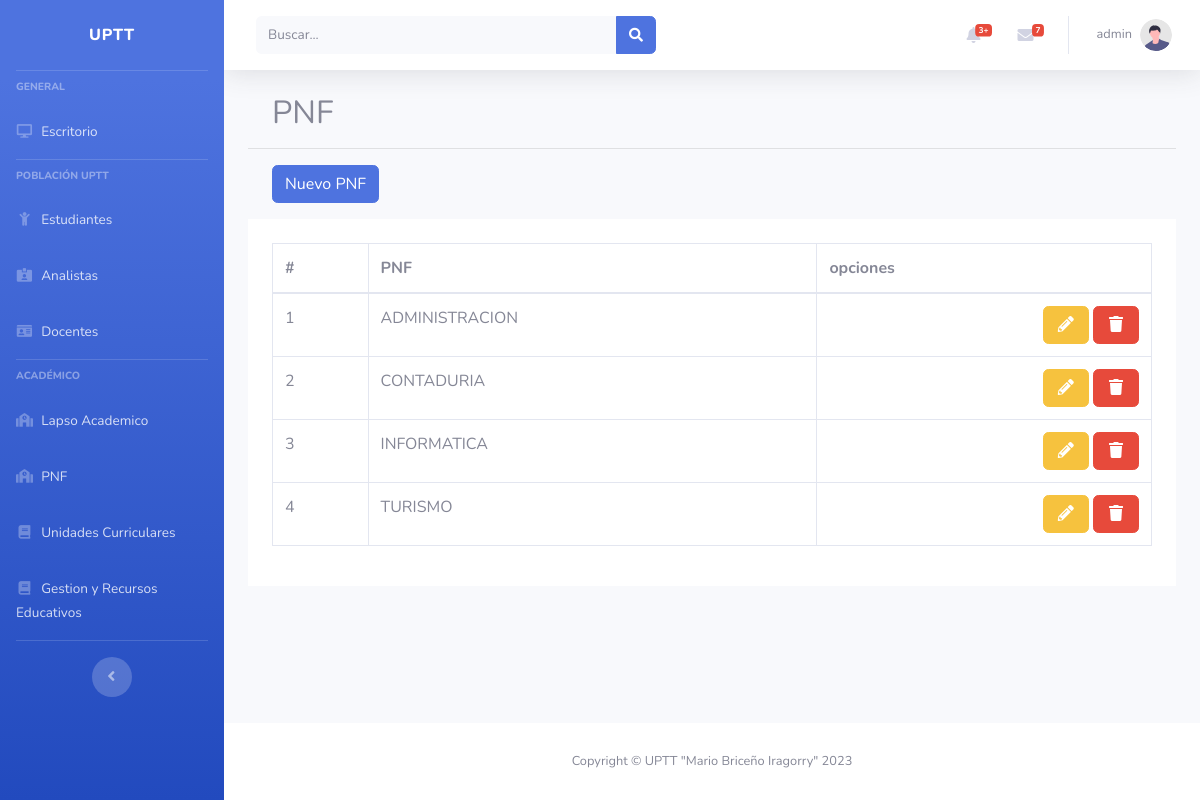
Page /?route=pnf&method=index (signed in) on the committed database.
### tables this page shows
CREATE TABLE `pnf` (
  `id` int(11) NOT NULL,
  `descripcion` varchar(255) DEFAULT NULL
);

### app/controllers/pnfController.php (called while the page is built, shortened)
<?php
require_once($_SERVER['DOCUMENT_ROOT']."/php/uptt-project/app/models/pnf.php");
class PNFController{
    private $model;
    public function __construct()
    {
        $this->model = new PNF();
    }
    public function index()
    {
        $rows = $this->model->get();
        include('app/views/pnf_folder/index.php');
    }
}

### app/db/db.php (called while the page is built)
<?php
class BDConexion{
    private $host = "localhost";
    private $user = "root";
    private $pass = "";
    private $db = "uptt";
    public function __construct(){
        try {
            $pdo = new PDO("mysql:host=$this->host;dbname=$this->db", $this->user, $this->pass);
            $pdo->setAttribute(PDO::ATTR_ERRMODE, PDO::ERRMODE_EXCEPTION);
            return $pdo;
        } catch (PDOException $e) {
            echo "La conexión ha fallado: " . $e->getMessage();
        }
    }
}

### app/models/pnf.php (called while the page is built, shortened)
<?php
require_once($_SERVER['DOCUMENT_ROOT']."/php/uptt-project/app/db/db.php");
class PNF extends BDConexion{
    public $conn;
    public function __construct(){
        $this->conn = parent::__construct();
    }
    public function get(){
        $data = [];
        $sql = "SELECT * FROM pnf WHERE 1";
        $pdo = $this->conn->prepare($sql);
        if($pdo->execute()){
            if($pdo->rowCount() > 0){
                while ($row = $pdo->fetch(PDO::FETCH_ASSOC)) {
                    $data[] = $row;
                }
            }
            return $data;
        }
    }
}

### app/views/pnf_folder/index.php (the view, shortened to what this page needs)
<?php include($_SERVER['DOCUMENT_ROOT']."/php/uptt-project/app/views/partials/header.php");?>
<section class="container">
	<h2>PNF</h2>
</section>
<hr>
<section class="container">
	<a href="?route=pnf&method=create" class="btn btn-primary">Nuevo PNF</a>
</section>
<section class="container p-4 bg-white">
	<table class="table table-bordered">
		<thead>
			<th>#</th>
			<th>PNF</th>
			<th>opciones</th>
		</thead>
		<tbody id="tb-tables">
			<?php if (!empty($rows)){ ?>
			<?php 	foreach($rows as $key){ ?>
					<tr>
						<td><?php echo $key['id']; ?></td>
						<td><?php echo $key['descripcion']; ?></td>
						<td class="text-right">
							<a href="?route=pnf&method=edit&id=<?php echo $key['id']; ?>" class="btn btn-warning"><i class="fas fa-fw fa-pencil-alt"></i></a>
							<a href="?route=pnf&method=destroy&id=<?php echo $key['id']; ?>" class="btn btn-danger"><i class="fas fa-fw fa-trash"></i></a>
						</td>
					</tr>
			<?php 	}?>
			<?php } ?>
		</tbody>
	</table>
</section>
<?php include($_SERVER['DOCUMENT_ROOT']."/php/uptt-project/app/views/partials/footer.php");?>

### rows in the picture
pnf: id "1", descripcion "ADMINISTRACION"
pnf: id "2", descripcion "CONTADURIA"
pnf: id "3", descripcion "INFORMATICA"
pnf: id "4", descripcion "TURISMO"

### other values in the picture
$_SESSION['row_count_0']['username'] "admin"
